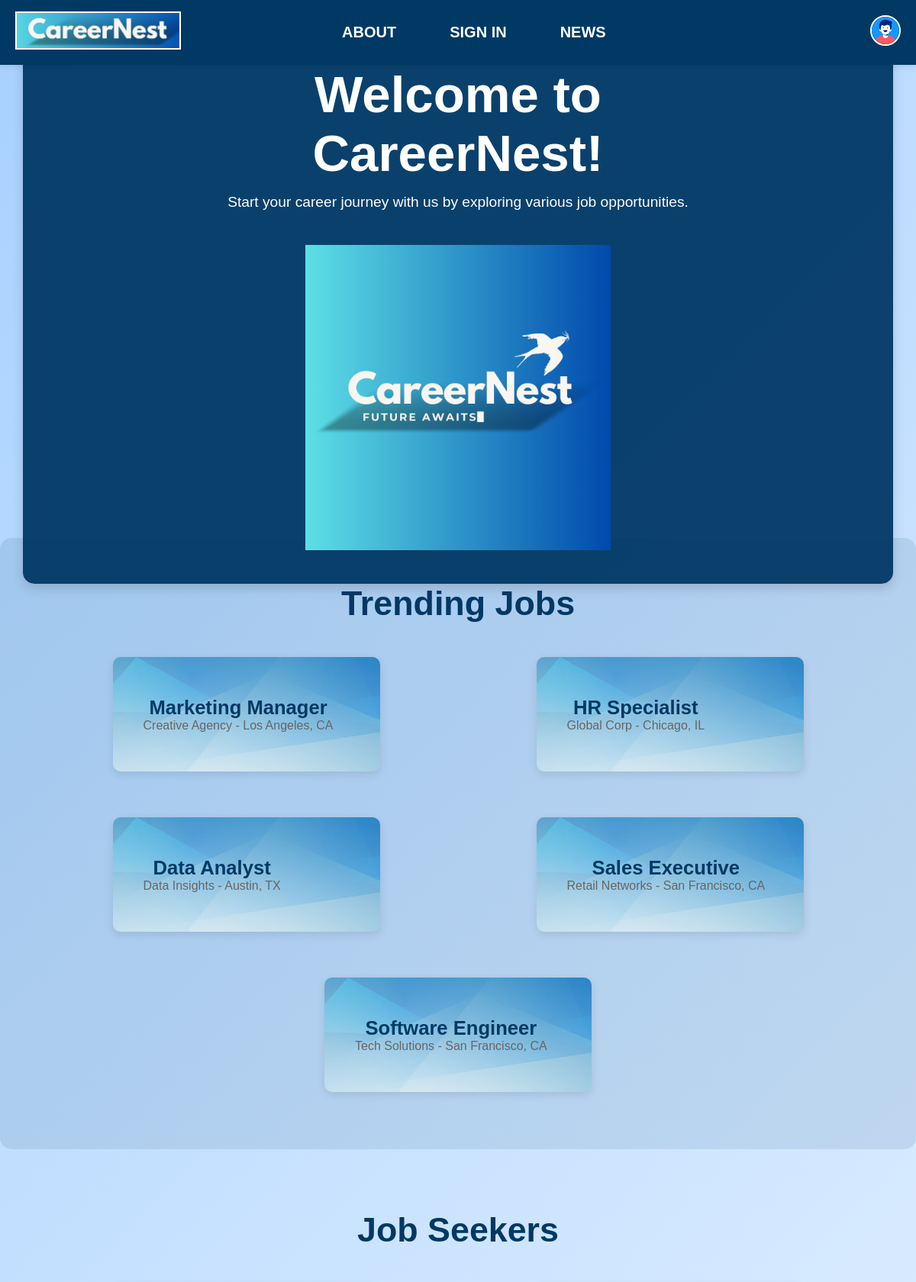
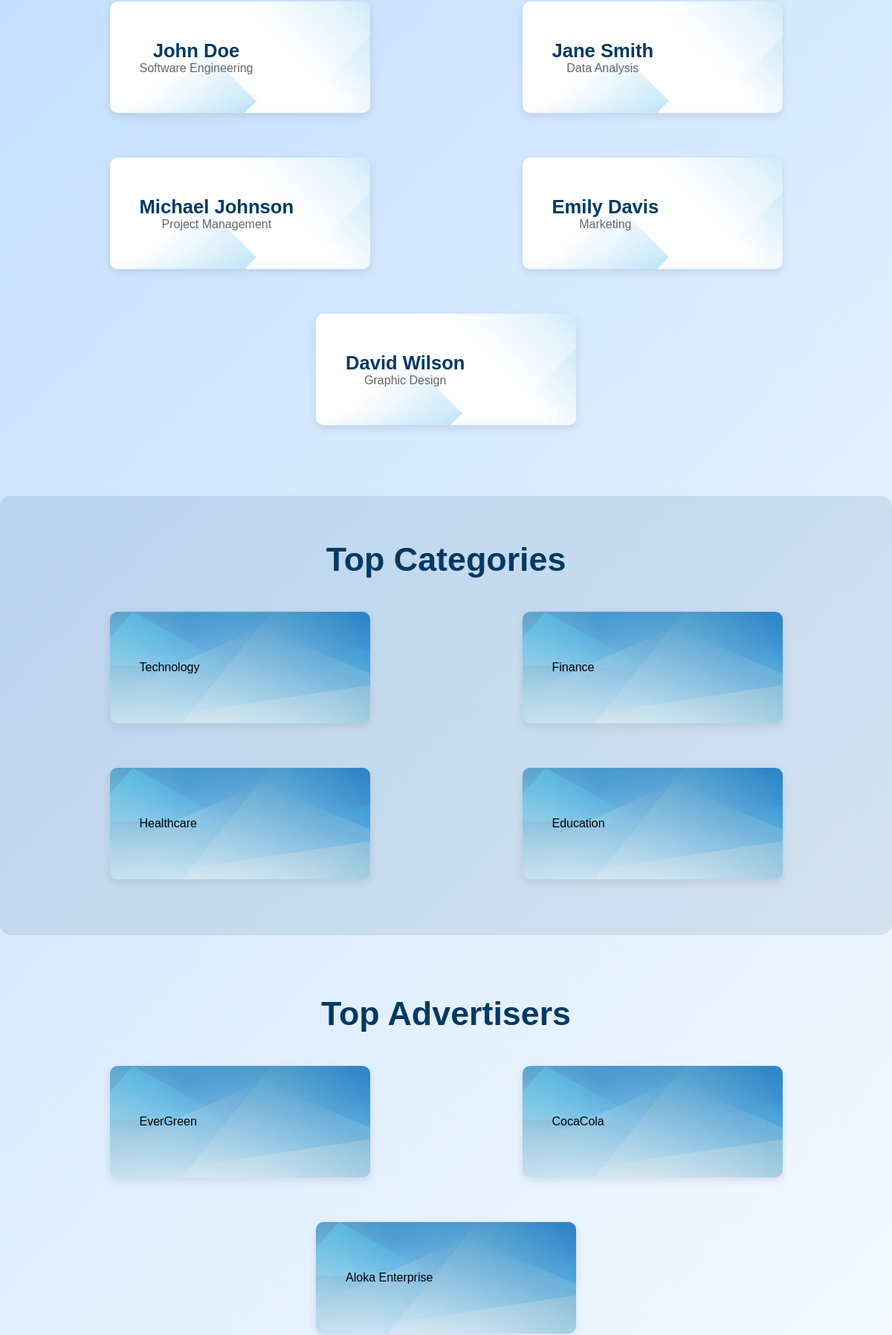
The app's page /home.php (upper part) with its own data (2 pictures, top to bottom).
### tables this page shows
CREATE TABLE `jobs` (
  `id` int(11) NOT NULL,
  `Template` enum('Local','Foreign','Online') NOT NULL,
  `company_name` varchar(255) NOT NULL,
  `location` varchar(255) NOT NULL,
  `job_title` varchar(255) NOT NULL,
  `job_type` varchar(255) NOT NULL,
  `requirements` varchar(255) NOT NULL,
  `salary` varchar(100) NOT NULL,
  `description` text NOT NULL,
  `contact_no` varchar(20) NOT NULL,
  `email` varchar(255) NOT NULL,
  `deadline` date NOT NULL
);

CREATE TABLE `job_seeker_profile` (
  `Seeker_ID` int(11) NOT NULL,
  `First_Name` varchar(50) DEFAULT NULL,
  `Last_Name` varchar(50) DEFAULT NULL,
  `DOB` date DEFAULT NULL,
  `Age` int(11) DEFAULT NULL,
  `Country` varchar(50) DEFAULT NULL,
  `City` varchar(50) DEFAULT NULL,
  `Gender` varchar(10) DEFAULT NULL,
  `Job_Category` varchar(50) DEFAULT NULL,
  `Contact` bigint(20) DEFAULT NULL,
  `Email` varchar(100) DEFAULT NULL,
  `Experience` varchar(100) DEFAULT NULL,
  `Description` text DEFAULT NULL
);

### home.php (the view, shortened to what this page needs)
<?php
require 'DBconnection.php';
?>
<!DOCTYPE html>
<html lang="en">
<head>
    <link rel="stylesheet" href="CSS/Home_page.css">
    <link rel="stylesheet" href="footer and header/CSS/H_F.css">
    <link rel="stylesheet" href="CSS/alert.css">
</head>
<body>
    <header>
        <div class="logo">
            <img src="footer and header/images/logo(8).png" alt="CareerNest Logo">
        </div>
        <nav>
            <ul>
                <li><a href="About_Us.php">ABOUT</a></li>
                <li><a href="signin.php">SIGN IN</a></li>
                <li><a href="News_feed.php">NEWS</a></li>
            </ul>
        </nav>
        <div class="profile">
            <a href="signin.php"><img src="footer and header/images/profile.png" alt="User Profile"></a>
        </div>
    </header>
    <main>
        <section class="intro-section">
            <div class="content-box">
                <div class="left-content">
                    <h1>Welcome to CareerNest!</h1>
                    <p> Start your career journey with us by exploring various job opportunities.</p>
                </div>
                <div class="right-content">
                    <img src="footer and header/images/logo(7).png" alt="Main logo">
                </div>
            </div>
        </section>
        <section class="trending-jobs">
            <h2>Trending Jobs</h2>
            <div class="jobs">
                <?php
                $query = "SELECT job_title, company_name, location FROM jobs LIMIT 5";
                $result = mysqli_query($con, $query);
                if ($result && mysqli_num_rows($result) > 0) {
                    while ($row = mysqli_fetch_assoc($result)) {
                        echo '
                        <div class="job">
                            <i class="icon fas fa-briefcase"></i>
                            <div class="job-details">
                                <h3>' . htmlspecialchars($row['job_title']) . '</h3>
                                <p>' . htmlspecialchars($row['company_name']) . ' - ' . htmlspecialchars($row['location']) . '</p>
                            </div>
                        </div>';
                    }
                } else {
                    echo '<p>No jobs found at the moment.</p>';
                }
                ?>
            </div>
        </section>
        <section class="J-seekers">
            <h2>Job Seekers</h2>
            <div class="job-seekers">
                <?php
                $seeker_query = "SELECT First_Name, Last_Name, Job_Category FROM job_seeker_profile LIMIT 5";
                $seeker_result = mysqli_query($con, $seeker_query);
                if ($seeker_result && mysqli_num_rows($seeker_result) > 0) {
                    while ($seeker = mysqli_fetch_assoc($seeker_result)) {
                        echo '
                        <div class="seeker">
                            <i class="icon fas fa-user-tie"></i>
                            <div class="seeker-details">
                                <h3>' . htmlspecialchars($seeker['First_Name'] . ' ' . $seeker['Last_Name']) . '</h3>
                                <p>' . htmlspecialchars($seeker['Job_Category']) . '</p>
                            </div>
                        </div>';
                    }
                } else {
                    echo '<p>No job seekers found at the moment.</p>';
                }
                ?>
            </div>
        </section>
        <section class="top-categories">
            <h2>Top Categories</h2>
            <div class="categories">
                <div class="category">
                    <i class="icon fas fa-laptop-code"></i> Technology
                </div>
                <div class="category">
                    <i class="icon fas fa-chart-line"></i> Finance
                </div>
                <div class="category">
                    <i class="icon fas fa-heartbeat"></i> Healthcare
                </div>
                <div class="category">
                    <i class="icon fas fa-chalkboard-teacher"></i> Education
                </div>
            </div>
        </section>
        <section class="top-advertisers">
            <h2>Top Advertisers</h2>
            <div class="advertisers">
                <div class="advertiser">
                    <i class="icon fas fa-bullhorn"></i> EverGreen
                </div>
                <div class="advertiser">
                    <i class="icon fas fa-bullhorn"></i> CocaCola
                </div>
                <div class="advertiser">
                    <i class="icon fas fa-bullhorn"></i> Aloka Enterprise
                </div>
            </div>
        </section>
    </main>
</body>
</html>

### CSS/Home_page.css (style rules this page uses)
* { margin: 0; padding: 0; box-sizing: border-box; font-family: 'Verdana', sans-serif; }
body { background: linear-gradient(-45deg, #a8e6ff, #d0f1ff, #ffffff, #a8d1ff); background-size: 800% 800%; animation: gradient 15s ease infinite; min-height: 100vh; padding: 0; }
.intro-section { margin: 60px 0; padding: 100px 30px; display: flex; justify-content: center; align-items: center; min-height: 500px; transition: transform 0.3s ease-in-out; box-sizing: border-box; }
.content-box { display: flex; justify-content: space-between; align-items: center; width: 100%; max-width: 1900px; background: #003964f1; padding: 40px; box-shadow: 0 6px 15px rgba(0, 0, 0, 0.15); border-radius: 15px; transition: transform 0.3s ease-in-out, box-shadow 0.3s ease-in-out; overflow: hidden; }
.left-content { width: 60%; padding-right: 20px; box-sizing: border-box; }
.left-content h1 { font-size: 4.2rem; font-weight: bolder; color: #ffffff; margin-bottom: 15px; }
.left-content p { font-size: 1.2rem; color: #fffbfb; margin-bottom: 25px; }
.right-content img { height: 400px; max-width: 100%; transition: transform 0.3s ease-in-out, box-shadow 0.3s ease-in-out; }
@media (max-width: 1200px) { .content-box { flex-direction: column; text-align: center; } }
@media (max-width: 1200px) { .left-content { width: 100%; padding-right: 0; margin-bottom: 20px; } }
@media (max-width: 1200px) { .right-content img { height: auto; width: 100%; } }
.trending-jobs { padding: 60px; text-align: center; background-color: rgba(0, 57, 100, 0.1); margin: 20px 0; border-radius: 15px; }
.trending-jobs h2 { color: #003964; font-size: 2.8rem; margin-bottom: 30px; }
.jobs { display: flex; justify-content: space-between; gap: 30px; flex-wrap: wrap; }
.job { display: flex; align-items: center; background-color: #fff; padding: 20px; border-radius: 10px; box-shadow: 0 4px 12px rgba(0, 0, 0, 0.1); transition: transform 0.3s ease-in-out, box-shadow 0.3s ease-in-out; width: 100%; max-width: 350px; height: 150px; margin: 15px auto; background-image: url('../images/TrendingJobs.jpg'); }
.job-details h3 { color: #003964; font-size: 1.6rem; }
.job-details p { color: #666; }
.J-seekers { padding: 60px; text-align: center; }
.J-seekers h2 { color: #003964; font-size: 2.8rem; margin-bottom: 30px; }
.job-seekers { display: flex; justify-content: space-between; gap: 30px; flex-wrap: wrap; }
.seeker { display: flex; align-items: center; background-color: #fff; padding: 20px; border-radius: 10px; box-shadow: 0 4px 12px rgba(0, 0, 0, 0.1); transition: transform 0.3s ease-in-out, box-shadow 0.3s ease-in-out; width: 100%; max-width: 350px; height: 150px; margin: 15px auto; background-image: url('../images/JobSeekers.jpg'); }
.seeker-details h3 { color: #003964; font-size: 1.6rem; }
.seeker-details p { color: #666; }
.top-categories { padding: 60px; text-align: center; background-color: rgba(0, 57, 100, 0.1); margin: 20px 0; border-radius: 15px; }
.top-categories h2 { color: #003964; font-size: 2.8rem; margin-bottom: 30px; }
.categories { display: flex; justify-content: space-between; gap: 30px; flex-wrap: wrap; }
.category { display: flex; align-items: center; background-color: #fff; padding: 20px; border-radius: 10px; box-shadow: 0 4px 12px rgba(0, 0, 0, 0.1); transition: transform 0.3s ease-in-out, box-shadow 0.3s ease-in-out; width: 100%; max-width: 350px; height: 150px; margin: 15px auto; background-image: url('../images/TrendingJobs.jpg'); }
.top-advertisers { padding: 60px; text-align: center; }
.top-advertisers h2 { color: #003964; font-size: 2.8rem; margin-bottom: 30px; }
.advertisers { display: flex; justify-content: space-between; gap: 30px; flex-wrap: wrap; }
.advertiser { display: flex; align-items: center; background-color: #fff; padding: 20px; border-radius: 10px; box-shadow: 0 4px 12px rgba(0, 0, 0, 0.1); transition: transform 0.3s ease-in-out, box-shadow 0.3s ease-in-out; width: 100%; max-width: 350px; height: 150px; margin: 15px auto; background-image: url('../images/TrendingJobs.jpg'); }

### records on screen
jobs: job_title "Marketing Manager", company_name "Creative Agency", location "Los Angeles, CA"
jobs: job_title "HR Specialist", company_name "Global Corp", location "Chicago, IL"
jobs: job_title "Data Analyst", company_name "Data Insights", location "Austin, TX"
jobs: job_title "Sales Executive", company_name "Retail Networks", location "San Francisco, CA"
jobs: job_title "Software Engineer", company_name "Tech Solutions", location "San Francisco, CA"
job_seeker_profile: First_Name+Last_Name "John Doe", Job_Category "Software Engineering"
job_seeker_profile: First_Name+Last_Name "Jane Smith", Job_Category "Data Analysis"
job_seeker_profile: First_Name+Last_Name "Michael Johnson", Job_Category "Project Management"
job_seeker_profile: First_Name+Last_Name "Emily Davis", Job_Category "Marketing"
job_seeker_profile: First_Name+Last_Name "David Wilson", Job_Category "Graphic Design"
